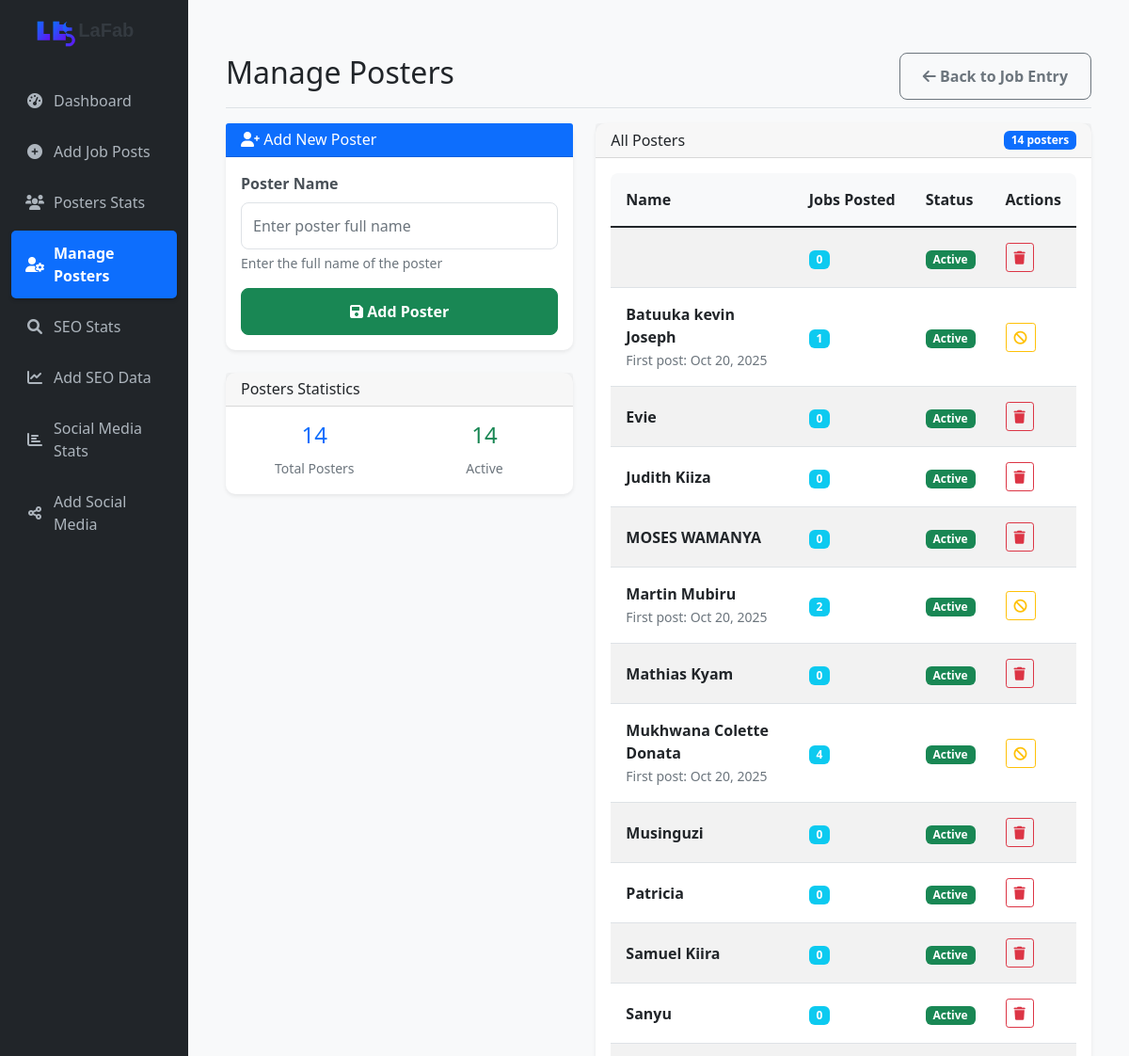
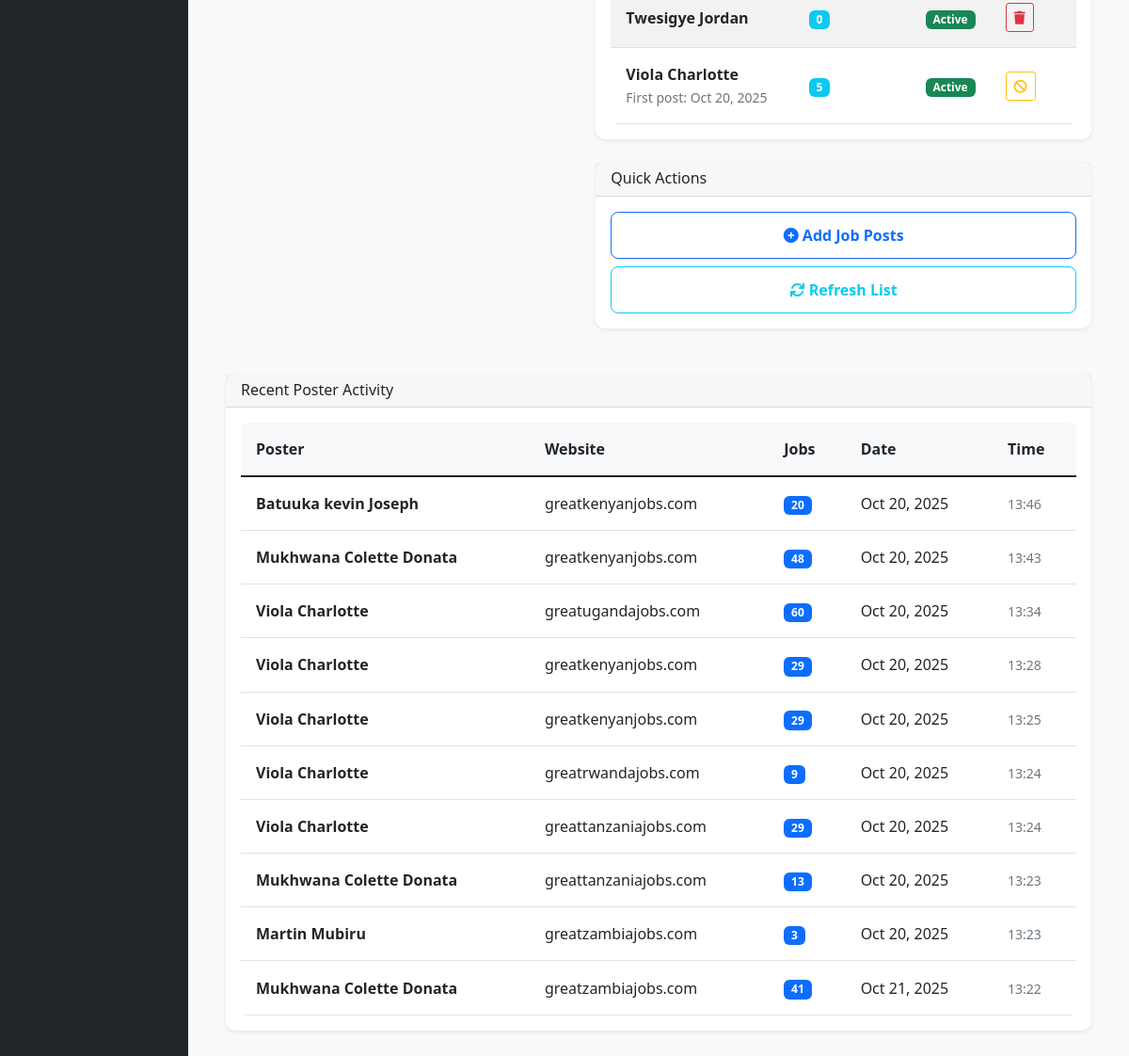
Before: /pages/manage_posters.php with the older database file (2 pictures, top to bottom).
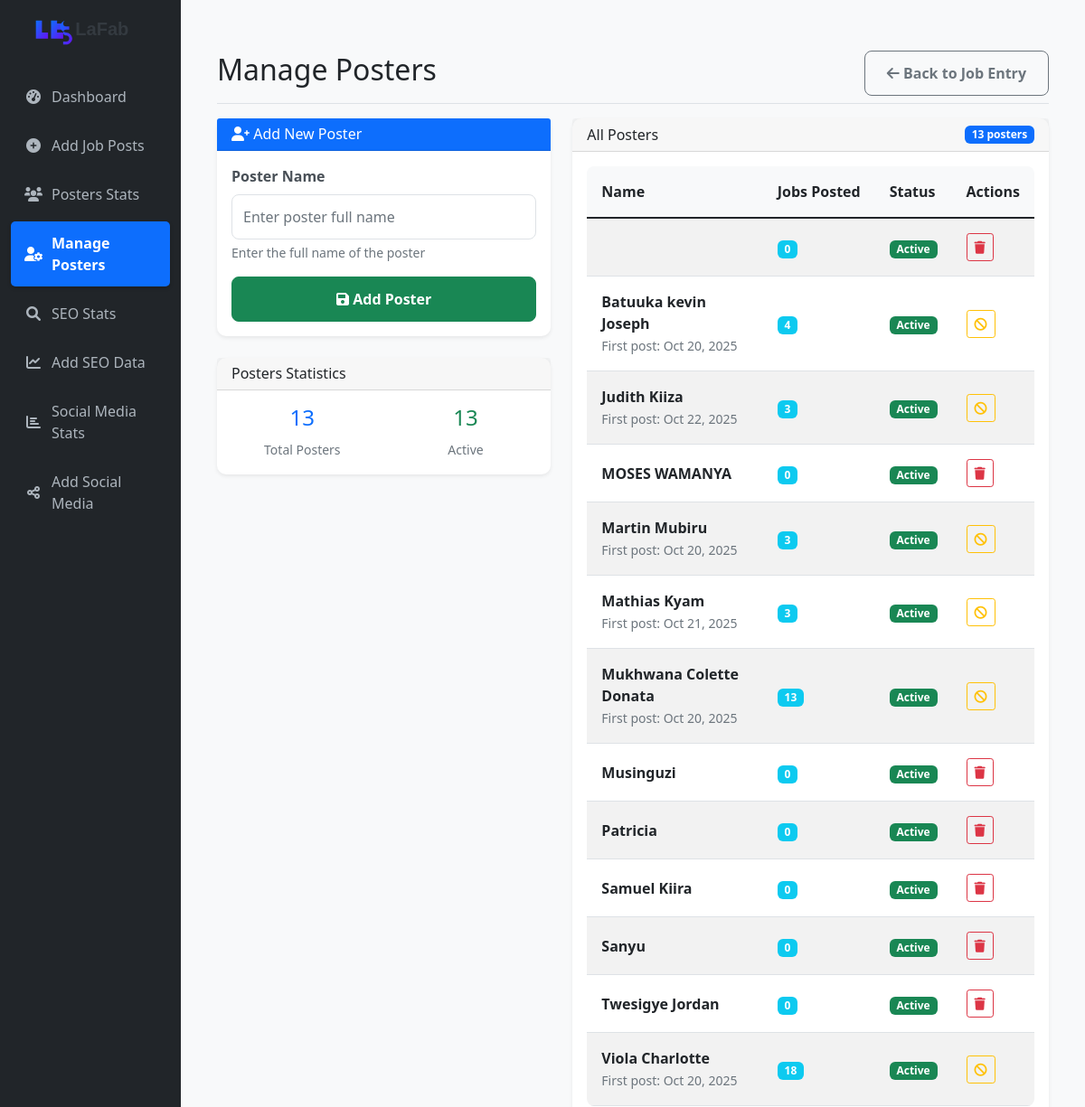
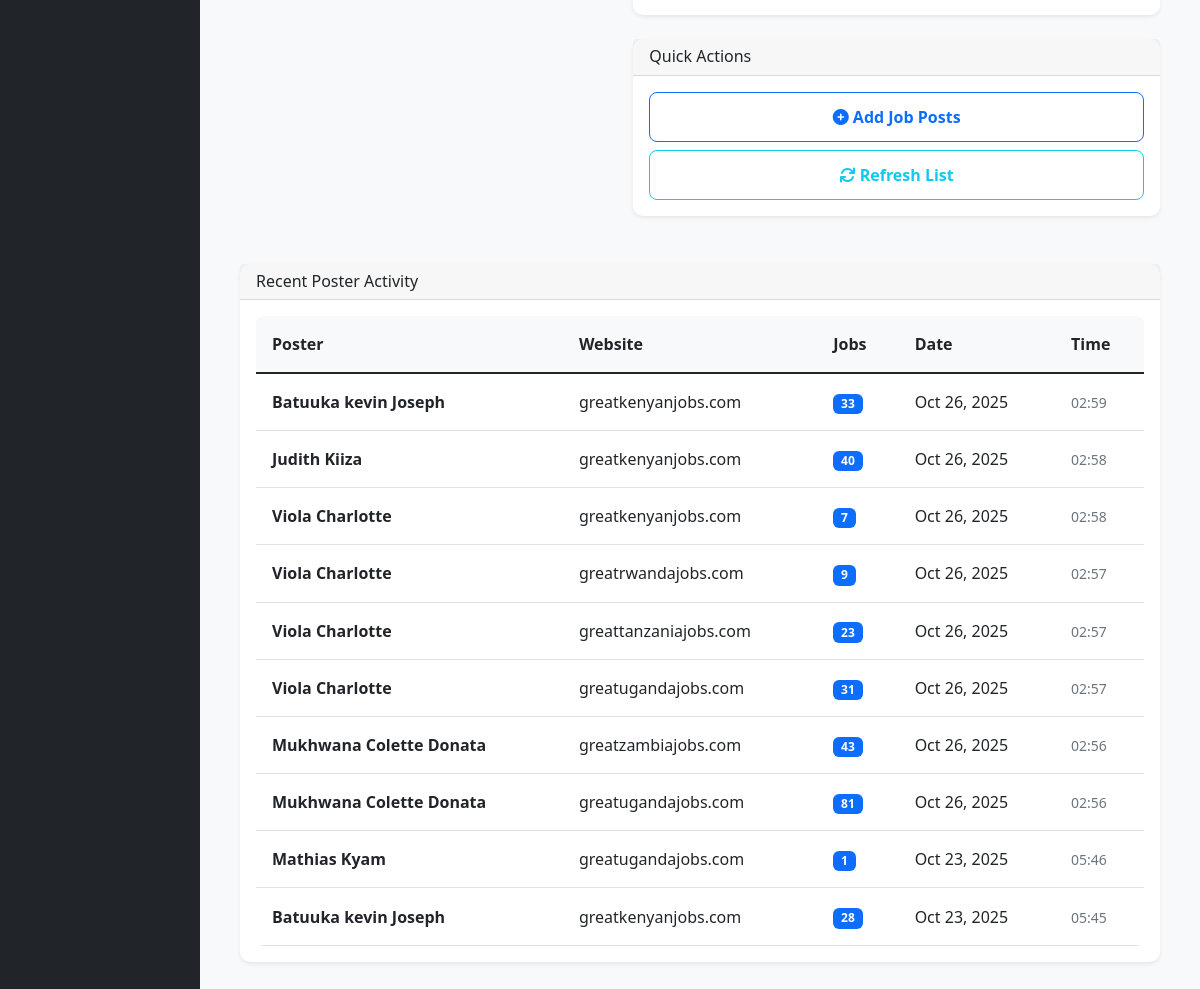
After: the same page with the newer database file (2 pictures, top to bottom).
### tables this page shows
CREATE TABLE posters (
        id INTEGER PRIMARY KEY AUTOINCREMENT,
        name TEXT NOT NULL UNIQUE,
        is_active INTEGER DEFAULT 1,
        created_at DATETIME DEFAULT CURRENT_TIMESTAMP
    );

CREATE TABLE job_postings (
        id INTEGER PRIMARY KEY AUTOINCREMENT,
        website TEXT NOT NULL,
        poster_name TEXT NOT NULL,
        job_count INTEGER NOT NULL,
        post_date DATE NOT NULL,
        created_at DATETIME DEFAULT CURRENT_TIMESTAMP
    );

### config.php (called while the page is built, shortened)
<?php
$db_file = __DIR__ . '/jobs_dashboard.db';
try {
    $db = new SQLite3($db_file);
    $db->enableExceptions(true);
} catch (Exception $e) {
    die("Database connection failed: " . $e->getMessage());
}
function db_fetch_all($sql, $params = []) {
    global $db;
    $stmt = $db->prepare($sql);
    $result = $stmt->execute();
    $rows = [];
    while ($row = $result->fetchArray(SQLITE3_ASSOC)) {
        $rows[] = $row;
    }
    return $rows;
}
function db_fetch_one($sql, $params = []) {
    global $db;
    $stmt = $db->prepare($sql);
    $index = 1;
    foreach ($params as $param) {
        $stmt->bindValue($index++, $param);
    }
    $result = $stmt->execute();
    return $result->fetchArray(SQLITE3_ASSOC);
}
?>

### pages/manage_posters.php (the view, shortened to what the changed rows need)
<?php
require_once '../config.php';
require_once '../includes/header.php';
require_once '../includes/sidebar.php';
$posters = db_fetch_all("
    SELECT p.*,
           (SELECT COUNT(*) FROM job_postings jp WHERE jp.poster_name = p.name) as job_count
    FROM posters p
    ORDER BY p.is_active DESC, p.name ASC
");
?>
<div class="col-md-9 col-lg-10 main-content">
    <div class="d-flex justify-content-between flex-wrap flex-md-nowrap align-items-center pt-3 pb-2 mb-3 border-bottom">
        <h1 class="h2">Manage Posters</h1>
    </div>
    <div class="row">
        <div class="col-md-5">
            <div class="card mt-4">
                <div class="card-body">
                    <?php
                    $total_posters = count($posters);
                    $active_posters = count(array_filter($posters, function($p) { return $p['is_active']; }));
                    ?>
                    <div class="row text-center">
                        <div class="col-6">
                            <h4 class="text-primary"><?php echo $total_posters; ?></h4>
                            <small class="text-muted">Total Posters</small>
                        </div>
                        <div class="col-6">
                            <h4 class="text-success"><?php echo $active_posters; ?></h4>
                            <small class="text-muted">Active</small>
                        </div>
                    </div>
                </div>
            </div>
        </div>
        <div class="col-md-7">
            <div class="card">
                <div class="card-header d-flex justify-content-between align-items-center">
                    <h6 class="mb-0">All Posters</h6>
                    <span class="badge bg-primary"><?php echo count($posters); ?> posters</span>
                </div>
                <div class="card-body">
                    <?php if (empty($posters)): ?>
                        <div class="text-center py-4">
                            <i class="fas fa-users fa-3x text-muted mb-3"></i>
                            <p class="text-muted">No posters found. Add your first poster using the form.</p>
                        </div>
                    <?php else: ?>
                        <div class="table-responsive">
                            <table class="table table-striped table-hover">
                                <thead>
                                    <tr>
                                        <th>Name</th>
                                        <th>Jobs Posted</th>
                                        <th>Status</th>
                                        <th>Actions</th>
                                    </tr>
                                </thead>
                                <tbody>
                                    <?php foreach ($posters as $poster): ?>
                                        <tr>
                                            <td>
                                                <strong><?php echo htmlspecialchars($poster['name']); ?></strong>
                                                <?php if ($poster['job_count'] > 0): ?>
                                                    <br>
                                                    <small class="text-muted">
                                                        First post: <?php
                                                        $first_post = db_fetch_one("SELECT MIN(post_date) as first_date FROM job_postings WHERE poster_name = ?", [$poster['name']]);
                                                        echo $first_post ? date('M j, Y', strtotime($first_post['first_date'])) : 'N/A';
                                                        ?>
                                                    </small>
                                                <?php endif; ?>
                                            </td>
                                            <td>
                                                <span class="badge bg-info"><?php echo $poster['job_count']; ?></span>
                                            </td>
                                            <td>
                                                <?php if ($poster['is_active']): ?>
                                                    <span class="badge bg-success">Active</span>
                                                <?php else: ?>
                                                    <span class="badge bg-secondary">Inactive</span>
                                                <?php endif; ?>
                                            </td>
                                            <td>
                                                <div class="btn-group btn-group-sm">
                                                    <?php if ($poster['job_count'] == 0): ?>
                                                        <a href="?delete=<?php echo $poster['id']; ?>"
                                                           class="btn btn-outline-danger"
                                                           title="Delete"
                                                           onclick="return confirm('Are you sure you want to delete <?php echo htmlspecialchars($poster['name']); ?>?')">
                                                            <i class="fas fa-trash"></i>
                                                        </a>
                                                    <?php else: ?>
                                                        <a href="?delete=<?php echo $poster['id']; ?>"
                                                           class="btn btn-outline-warning"
                                                           title="Mark Inactive"
                                                           onclick="return confirm('This poster has <?php echo $poster['job_count']; ?> job postings. Mark as inactive instead?')">
                                                            <i class="fas fa-ban"></i>
                                                        </a>
                                                    <?php endif; ?>
                                                </div>
                                            </td>
                                        </tr>
                                    <?php endforeach; ?>
                                </tbody>
                            </table>
                        </div>
                    <?php endif; ?>
                </div>
            </div>
        </div>
    </div>
    <div class="card mt-4">
        <div class="card-body">
            <?php
            $recent_activity = db_fetch_all("
                SELECT jp.poster_name, jp.website, jp.job_count, jp.post_date, jp.created_at
                FROM job_postings jp
                ORDER BY jp.created_at DESC
                LIMIT 10
            ");
            ?>
            <?php if (empty($recent_activity)): ?>
                <p class="text-muted">No recent job posting activity.</p>
            <?php else: ?>
                <div class="table-responsive">
                    <table class="table table-sm table-hover">
                        <thead>
                            <tr>
                                <th>Poster</th>
                                <th>Website</th>
                                <th>Jobs</th>
                                <th>Date</th>
                                <th>Time</th>
                            </tr>
                        </thead>
                        <tbody>
                            <?php foreach ($recent_activity as $activity): ?>
                                <tr>
                                    <td><strong><?php echo htmlspecialchars($activity['poster_name']); ?></strong></td>
                                    <td><?php echo htmlspecialchars($activity['website']); ?></td>
                                    <td><span class="badge bg-primary"><?php echo $activity['job_count']; ?></span></td>
                                    <td><?php echo date('M j, Y', strtotime($activity['post_date'])); ?></td>
                                    <td><small class="text-muted"><?php echo date('H:i', strtotime($activity['created_at'])); ?></small></td>
                                </tr>
                            <?php endforeach; ?>
                        </tbody>
                    </table>
                </div>
            <?php endif; ?>
        </div>
    </div>
</div>
<?php require_once '../includes/footer.php'; ?>

### includes/sidebar.php (shortened to what the changed rows need)
<?php
$current_page = basename($_SERVER['PHP_SELF']);
$nav_items = [
    'dashboard.php' => [
        'icon' => 'fa-tachometer-alt',
        'text' => 'Dashboard'
    ],
    'job_entry.php' => [
        'icon' => 'fa-plus-circle',
        'text' => 'Add Job Posts'
    ],
    'posters_stats.php' => [
        'icon' => 'fa-users',
        'text' => 'Posters Stats'
    ],
    'manage_posters.php' => [
        'icon' => 'fa-user-cog',
        'text' => 'Manage Posters'
    ],
    'seo_stats.php' => [
        'icon' => 'fa-search',
        'text' => 'SEO Stats'
    ],
    'seo_entry.php' => [
        'icon' => 'fa-chart-line',
        'text' => 'Add SEO Data'
    ],
    'social_stats.php' => [
        'icon' => 'fa-chart-bar',
        'text' => 'Social Media Stats'
    ],
    'social_entry.php' => [
        'icon' => 'fa-share-alt',
        'text' => 'Add Social Media'
    ]
];
?>
<div class="col-md-3 col-lg-2 bg-dark sidebar">
    <div class="sidebar-sticky pt-3">
        <ul class="nav flex-column">
            <?php foreach ($nav_items as $page => $item): ?>
                <li class="nav-item">
                    <a class="nav-link <?php echo $current_page === $page ? 'active' : ''; ?>"
                       href="<?php echo $page; ?>">
                        <i class="fas <?php echo $item['icon']; ?>"></i>
                        <?php echo $item['text']; ?>
                    </a>
                </li>
            <?php endforeach; ?>
        </ul>
    </div>
</div>

Changed rows visible on the page:
removed posters: name "Evie", job_count "0", is_active "Active"
no longer on this page (row unchanged): job_postings: poster_name "Batuuka kevin Joseph", website "greatkenyanjobs.com", job_count "20", post_date "Oct 20, 2025", created_at "13:46"
no longer on this page (row unchanged): job_postings: poster_name "Mukhwana Colette Donata", website "greatkenyanjobs.com", job_count "48", post_date "Oct 20, 2025", created_at "13:43"
no longer on this page (row edited): job_postings: poster_name "Viola Charlotte", website "greatugandajobs.com", job_count "60", post_date "Oct 20, 2025", created_at "13:34"
no longer on this page (row unchanged): job_postings: poster_name "Viola Charlotte", website "greatkenyanjobs.com", job_count "29", post_date "Oct 20, 2025", created_at "13:28"
no longer on this page (row unchanged): job_postings: poster_name "Viola Charlotte", website "greatkenyanjobs.com", job_count "29", post_date "Oct 20, 2025", created_at "13:25"
no longer on this page (row unchanged): job_postings: poster_name "Viola Charlotte", website "greatrwandajobs.com", job_count "9", post_date "Oct 20, 2025", created_at "13:24"
no longer on this page (row unchanged): job_postings: poster_name "Viola Charlotte", website "greattanzaniajobs.com", job_count "29", post_date "Oct 20, 2025", created_at "13:24"
no longer on this page (row unchanged): job_postings: poster_name "Mukhwana Colette Donata", website "greattanzaniajobs.com", job_count "13", post_date "Oct 20, 2025", created_at "13:23"
no longer on this page (row unchanged): job_postings: poster_name "Martin Mubiru", website "greatzambiajobs.com", job_count "3", post_date "Oct 20, 2025", created_at "13:23"
no longer on this page (row edited): job_postings: poster_name "Mukhwana Colette Donata", website "greatzambiajobs.com", job_count "41", post_date "Oct 21, 2025", created_at "13:22"
computed for posters "Batuuka kevin Joseph": job_count "1" → "4"
shown differently, row unchanged: posters "Judith Kiiza": first_date (not shown) → "Oct 22, 2025"; job_count "0" → "3"
computed for posters "Martin Mubiru": job_count "2" → "3"
shown differently, row unchanged: posters "Mathias Kyam": first_date (not shown) → "Oct 21, 2025"; job_count "0" → "3"
computed for posters "Mukhwana Colette Donata": job_count "4" → "13"
computed for posters "Viola Charlotte": job_count "5" → "18"
added job_postings: poster_name "Batuuka kevin Joseph", website "greatkenyanjobs.com", job_count "33", post_date "Oct 26, 2025", created_at "02:59"
added job_postings: poster_name "Judith Kiiza", website "greatkenyanjobs.com", job_count "40", post_date "Oct 26, 2025", created_at "02:58"
added job_postings: poster_name "Viola Charlotte", website "greatkenyanjobs.com", job_count "7", post_date "Oct 26, 2025", created_at "02:58"
added job_postings: poster_name "Viola Charlotte", website "greatrwandajobs.com", job_count "9", post_date "Oct 26, 2025", created_at "02:57"
added job_postings: poster_name "Viola Charlotte", website "greattanzaniajobs.com", job_count "23", post_date "Oct 26, 2025", created_at "02:57"
added job_postings: poster_name "Viola Charlotte", website "greatugandajobs.com", job_count "31", post_date "Oct 26, 2025", created_at "02:57"
added job_postings: poster_name "Mukhwana Colette Donata", website "greatzambiajobs.com", job_count "43", post_date "Oct 26, 2025", created_at "02:56"
added job_postings: poster_name "Mukhwana Colette Donata", website "greatugandajobs.com", job_count "81", post_date "Oct 26, 2025", created_at "02:56"
added job_postings: poster_name "Mathias Kyam", website "greatugandajobs.com", job_count "1", post_date "Oct 23, 2025", created_at "05:46"
added job_postings: poster_name "Batuuka kevin Joseph", website "greatkenyanjobs.com", job_count "28", post_date "Oct 23, 2025", created_at "05:45"
Other visible differences:
$total_posters: "14" → "13"
$active_posters: "14" → "13"
count($posters): "14" → "13"
